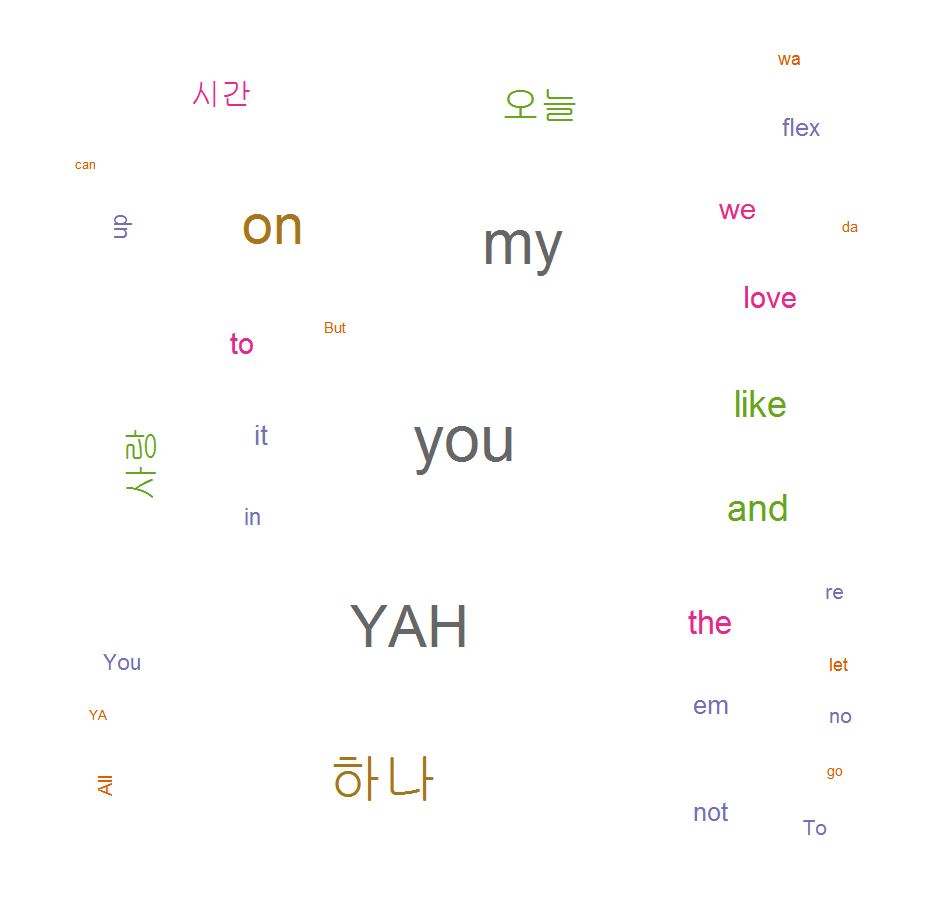

This figure's R source:
install.packages("rJava")
install.packages("memoise")
install.packages("KoNLP")
install.packages("stringr")
install.packages("wordcloud")

library(KoNLP)
library(dplyr)
library(stringr)
library(wordcloud)
library(RColorBrewer)
library(ggplot2)
library(plyr)
library(scales)

setwd("D:/workspace/R_Data_Analysis/Part2")

useNIADic()

txt<-readLines("hiphop.txt")

head(txt)

txt<-str_replace_all(txt,"\\W"," ")

nouns<-extractNoun(txt)

wordcount<-table(unlist(nouns))

df_word<-as.data.frame(wordcount,stringsAsFactors = F)

df_word<-rename(df_word,word=Var1,freq=Freq)

df_word<-filter(df_word, nchar(word)>=2)

top_10<-df_word %>%
arrange(desc(freq)) %>%
  head(10)

top_10

top_10<-arrange(top_10,word,freq)
top_10_1<-ddply(top_10,"word",transform,누적합계=cumsum(freq))
top_10_2<-ddply(top_10_1,"word",transform,누적합계=cumsum(freq),label=cumsum(freq)-0.5*freq)
top_10_2
ggplot(top_10_2, aes(x=word,y=freq))+geom_bar(stat="identity",color=)+geom_text(aes(y=label,label=paste(freq,'번')),color="white",size=3)+scale_fill_brewer(palette = "gree")

pal<-brewer.pal(8,"Dark2")

wordcloud(words = df_word$word, freq=df_word$freq,min.freq = 2, max.words = 100, random.order = F, rot.per = .1, scale = c(4,0.3),colors=pal)

order<-arrange(top_10, freq)$word

ggplot(top_10, aes(x=word,y=freq,fill=top_10_2))+geom_bar(stat = 'identity')+scale_fill_brewer(palatte = "Greens")+geom_text(aes(y=label,label=paste(freq,'번')),color="black",size=3)
                                                                   
                                                                   
